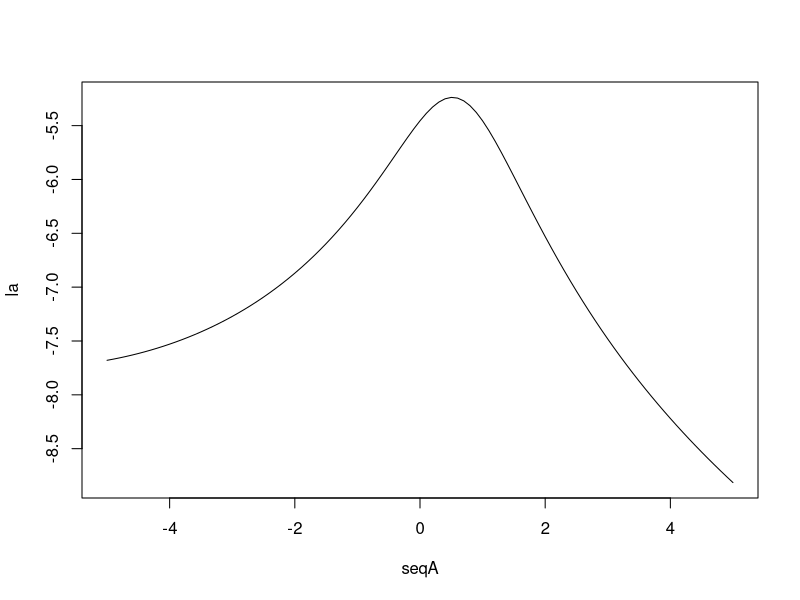

Source code (R):
## ---- chunk 1
set.seed(213)
n = 2
theta = runif(n, -pi/2, pi/2)
beta = 1
alpha = 1.1
x = beta*tan(theta) + alpha
# x = rcauchy(512, location=alpha, scale=beta)

seqA = seq(-5, 5, 0.1)
la = c()
for(a in seqA){
    la = c(la, -sum(log(  beta^2+(x-a)^2)  ))
}

plot(x=seqA, y=la, type="l")
abline(v=mean(x), col="red")
